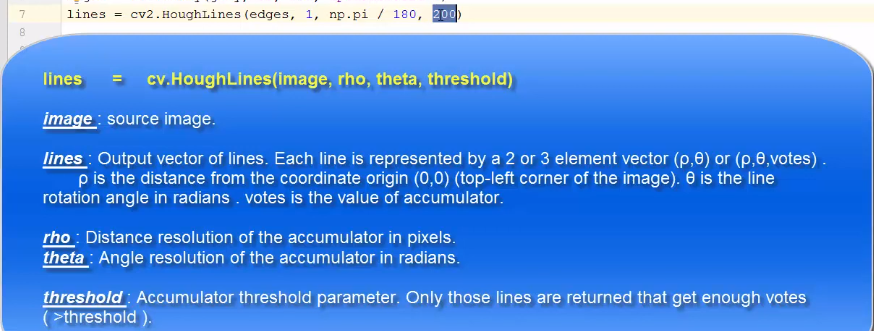
#> input picture cv2CourseEnglish/photo/image-7.png, 874 x 331 px
$ jupyter execute 29_hough_line_transform.ipynb
#> lines starting #> are read from the running program, lines starting #| are printed output that depends on the picture; after the words box and inside, x2 and y2 are one past the last pixel; in counts of white or black regions, pixels touching at a corner belong together; long printed decimals are rounded
<br>

# Lecture 29:

`Hough Line Transform using HoughLines method.`

<br>

[cell 1]
import cv2 as cv
import numpy as np
import matplotlib.pyplot as plt

[cell 2]
concept = cv.imread("photo/image-7.png")
#> concept is the input picture: shape (331, 874, 3); mean B, G, R 228.6, 139, 74.8
plt.figure(figsize=(10,10))
plt.imshow(concept)

[cell 3]
img = cv.imread("data/sudoku.png")
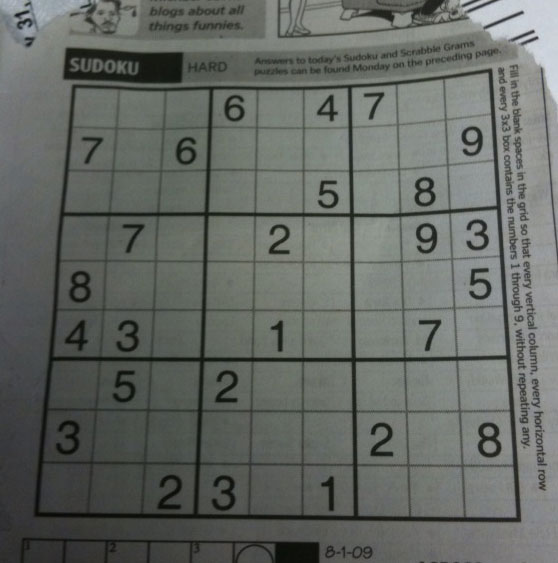
#> input picture cv2CourseEnglish/data/sudoku.png, 558 x 563 px
#> img is the input picture: shape (563, 558, 3); mean B, G, R 99.5, 104.1, 100

gray = cv.cvtColor(img,cv.COLOR_BGR2GRAY)
edge = cv.Canny(img,50,150)
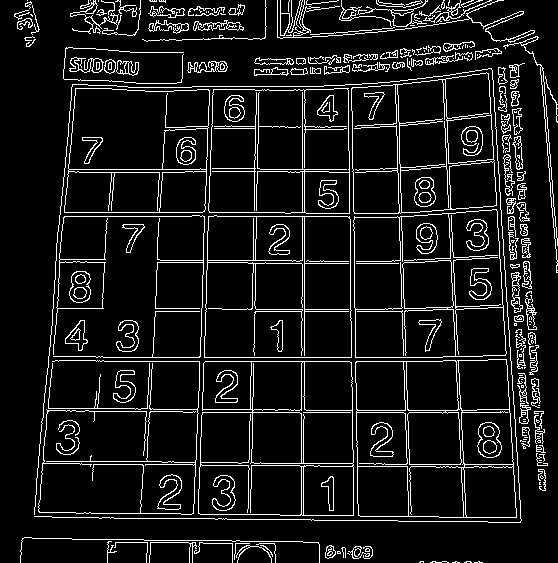
#> edge: shape (563, 558); 9.4% white in thin lines or dots

lines = cv.HoughLines(edge,1,np.pi/180,200)
#> lines = 29 rows, first 8: [361, 1.57], [357, 1.57], [304, 0], [412, 1.57], [212, 0.0349], [216, 0.0349], [216, 1.57], [-349, 3.12]


# lines give me (r,theta) then we make  (r cos (theta) + r sin (theta))
print(f"line: {lines}")
#| line: [[[ 3.6100000e+02  1.5707964e+00]]
#|  [[ 3.5700000e+02  1.5707964e+00]]
#|  [[ 3.0400000e+02  0.0000000e+00]]
#|  [[ 4.1200000e+02  1.5707964e+00]]
#|  [[ 2.1200000e+02  3.4906585e-02]]
#|  [[ 2.1600000e+02  3.4906585e-02]]
#|  [[ 2.1600000e+02  1.5707964e+00]]
#|  [[-3.4900000e+02  3.1241393e+00]]
#|  [[ 1.6900000e+02  1.5707964e+00]]
#|  [[ 2.5700000e+02  1.7453292e-02]]
#|  [[ 2.1200000e+02  1.5707964e+00]]
#|  [[-3.9300000e+02  3.1066861e+00]]
#> (further printed lines are left out)

for line in lines:
    rho, theta = line[0]
    a = np.cos(theta)
    b = np.sin(theta)
    x0 = a * rho
    y0 = b * rho
    x1 = int(x0 - 1000 * b)
    y1 = int(y0 + 1000 * a)
    x2 = int(x0 + 1000 * b)
    y2 = int(y0 - 1000 * a)
    cv.line(img,(x1,y1),(x2,y2),(0,0,255),2)
#> this loop made 29 passes
#> (rho, theta, a, b, x0, y0, x1, y1) on passes 1 to 12: (361, 1.57, -4.37e-08, 1, -1.58e-05, 361, -1000, 360), (357, 1.57, -4.37e-08, 1, -1.56e-05, 357, -1000, 356), (304, 0, 1, 0, 304, 0, 304, 1000), (412, 1.57, -4.37e-08, 1, -1.8e-05, 412, -1000, 411), (212, 0.0349, 0.999, 0.0349, 211.9, 7.4, 176, 1006), (216, 0.0349, 0.999, 0.0349, 215.9, 7.54, 180, 1006), (216, 1.57, -4.37e-08, 1, -9.44e-06, 216, -1000, 215), (-349, 3.12, -1, 0.0175, 348.9, -6.09, 331, -1005), (169, 1.57, -4.37e-08, 1, -7.39e-06, 169, -1000, 168), (257, 0.0175, 1, 0.0175, 257, 4.49, 239, 1004), (212, 1.57, -4.37e-08, 1, -9.27e-06, 212, -1000, 211), (-393, 3.11, -0.999, 0.0349, 392.8, -13.72, 357, -1013)
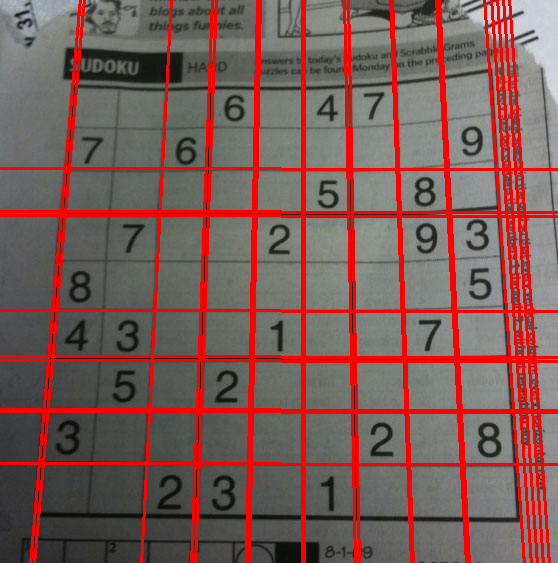
#> img: shape (563, 558, 3); 14.54% of pixels changed, all inside (x1, y1, x2, y2) = (0, 0, 558, 563)


imges = [img,gray,edge]
titles = ["orginal","Gray","Canny"]

plt.figure(figsize=(12,12))
for i in range(3):
    plt.subplot(1,3,i+1)
    plt.xticks([])
    plt.yticks([])
    plt.title(titles[i])
    plt.imshow(imges[i])
if cv.waitKey(0) == ord('q'):
#> (key q is pressed here)
    cv.destroyAllWindows()
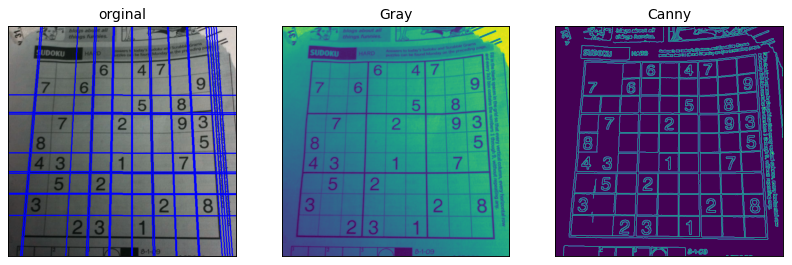
#> figure drawn by matplotlib, 3 panels; B, G, R data is drawn as R, G, B
